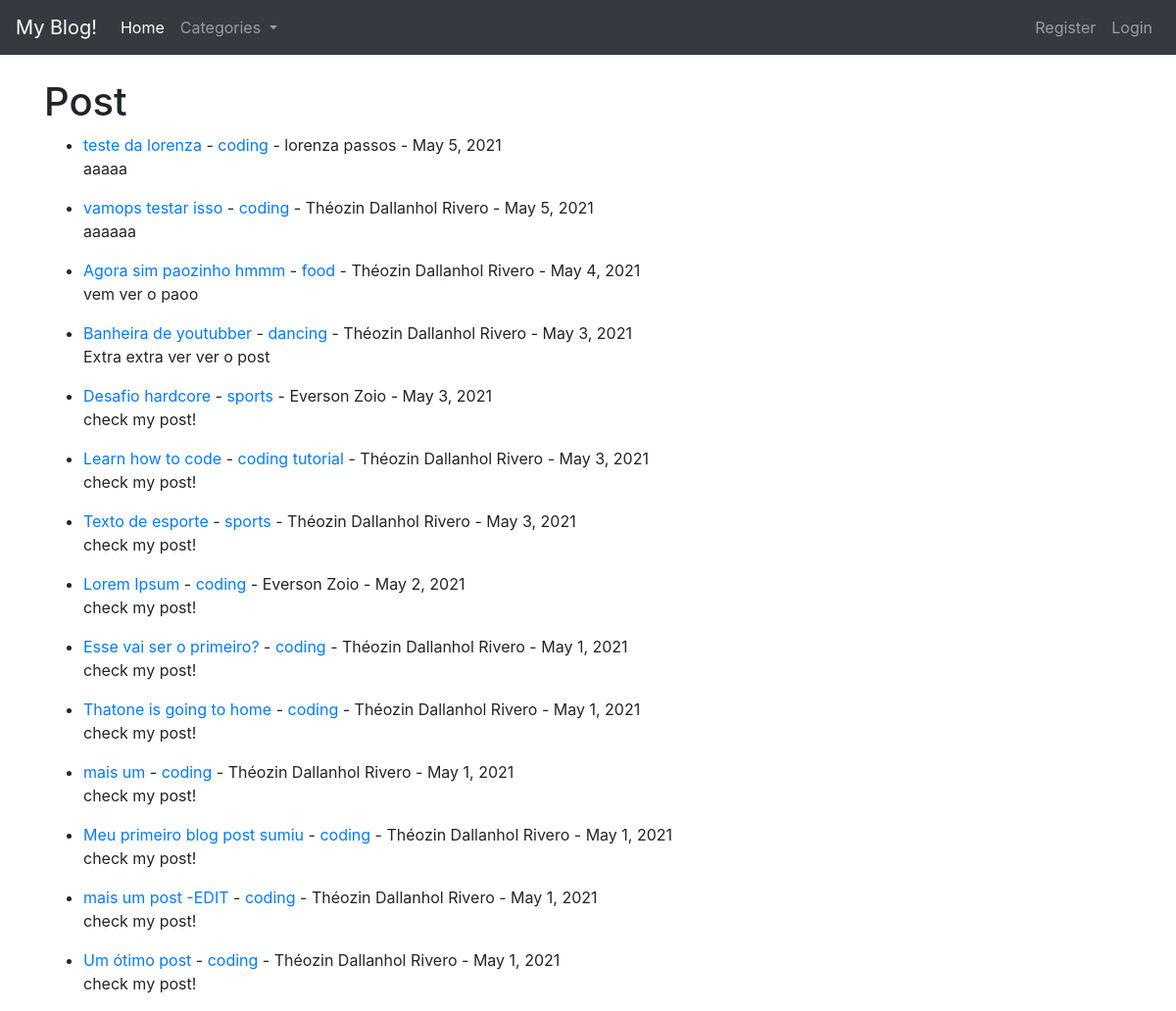
Before: / with the older database file.
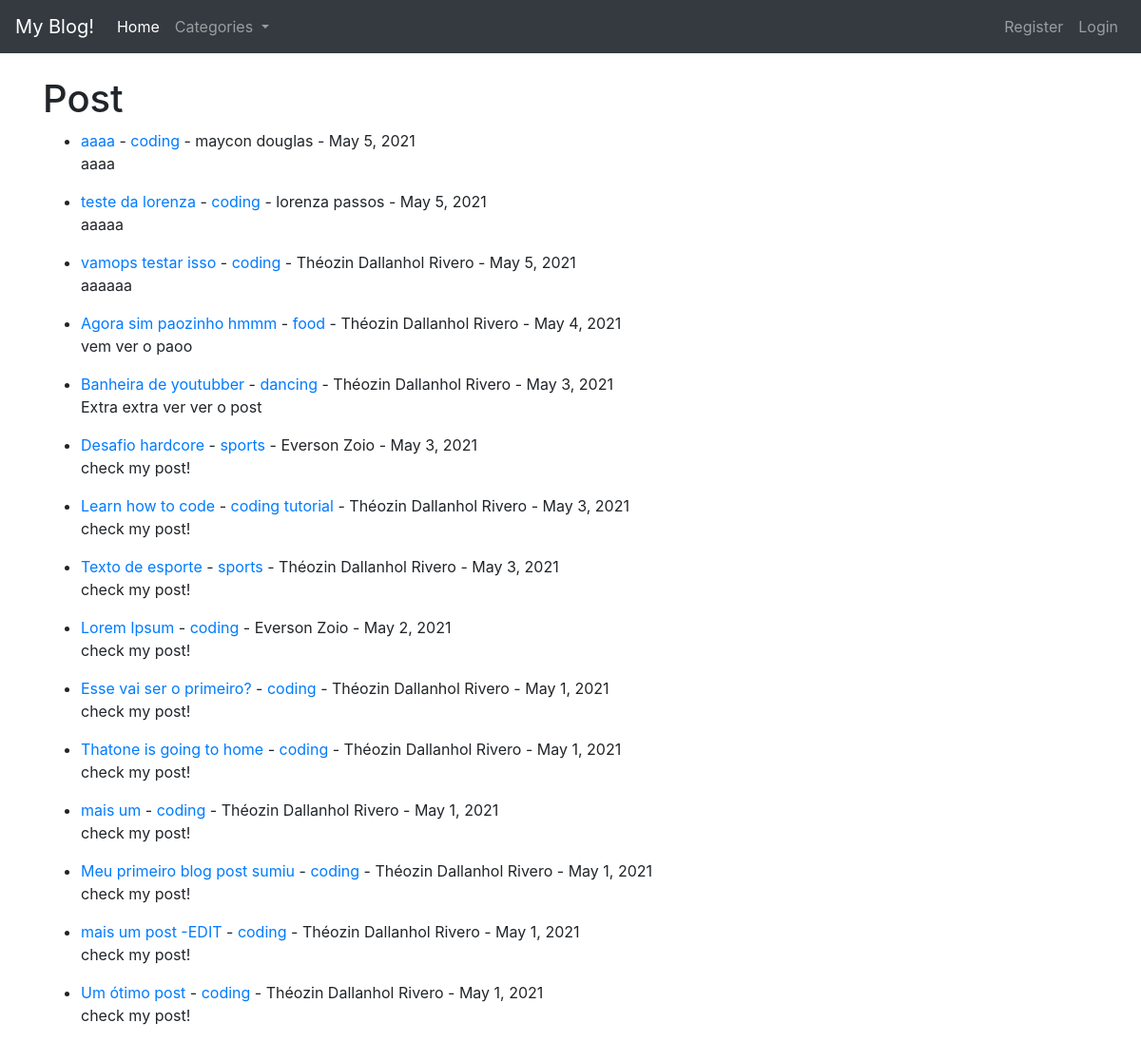
After: the same page with the newer database file.
### theblog/models.py (models this page shows, shortened)
class Post(models.Model):
	title = models.CharField(max_length=255)
	header_image = models.ImageField(null=True, blank=True, upload_to="images/")
	title_tag = models.CharField(max_length=255)
	snippet = models.CharField(max_length=255)
	author = models.ForeignKey(User, on_delete=models.CASCADE) #models.CASCADE caso o user seja apagado todos os seus posts são apagados tbm
	body = RichTextField(blank=True)
	post_date = models.DateField(auto_now_add=True)
	category = models.CharField(max_length=255)
	likes = models.ManyToManyField(User, related_name='blog_post')

### theblog/views.py (the view)
# urls.py: path('', HomeView.as_view(), name='home'),
class HomeView(ListView):
	model = Post
	template_name = 'home.html'
	ordering = ['-id']
	def get_context_data(self, *args, **kwargs):
		cat_menu = Category.objects.all()
		context = super(HomeView,self).get_context_data(*args, **kwargs)
		context['cat_menu'] = cat_menu
		return context

### theblog/templates/home.html (shortened to what this page needs)
{% extends 'base.html' %}
{% block content %}
<h1>Post</h1>
<ul>
{% for post in object_list %}
	<li>
		<a href="{% url 'article-detail' post.id %}">{{post.title}}</a> -
		<a href="{% url 'category' post.category|slugify %}">{{post.category}}</a> -
		{{post.author.first_name}} {{post.author.last_name}} - {{post.post_date}}
		<p>{{post.snippet|slice:":100"}}</p>
	</li>
{% endfor %}
</ul>
{% endblock %}

Changed rows visible on the page:
added Post: title "aaaa", category "coding", author.first_name "maycon", author.last_name "douglas", post_date "May 5, 2021", snippet "aaaa"
